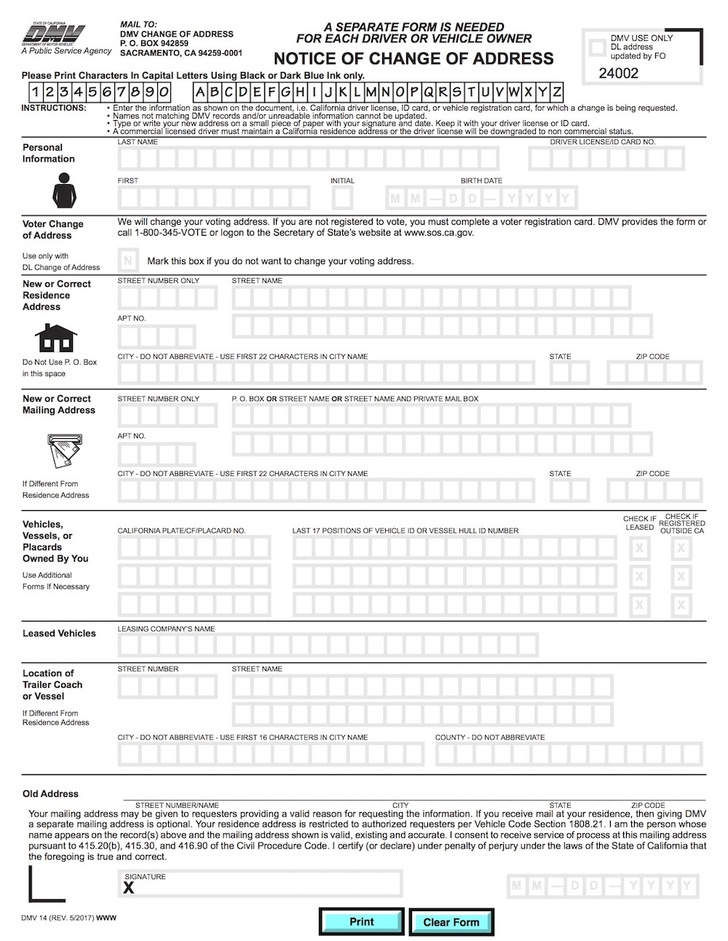
//> input picture x64/Debug/form.jpg, 728 x 941 px, shrunk from 1000 x 1293 before the run
$ ./align   (built with g++ and OpenCV 4)
//> lines starting //> are read from the running program, lines starting //| are printed output that depends on the picture
#include <opencv2/opencv.hpp>
#include <opencv2/xfeatures2d.hpp>
#include <opencv2/features2d.hpp>
#include <opencv2/highgui/highgui.hpp>
#include <opencv2/imgproc/imgproc.hpp>


#define CV_BGR2GRAY cv::COLOR_BGRA2GRAY
using namespace std;
using namespace cv;


const int MAX_FEATURES = 500;
const float GOOD_MATCH_PERCENT = 0.15f;


void alignImages(Mat &im1, Mat &im2, Mat &im1Reg, Mat &h)

{

  // Convert images to grayscale
  Mat im1Gray, im2Gray;
  cvtColor(im1, im1Gray, CV_BGR2GRAY);
  cvtColor(im2, im2Gray, CV_BGR2GRAY);

  // Variables to store keypoints and descriptors
  std::vector<KeyPoint> keypoints1, keypoints2;
  Mat descriptors1, descriptors2;

  // Detect ORB features and compute descriptors.
  Ptr<Feature2D> orb = ORB::create(MAX_FEATURES);
  orb->detectAndCompute(im1Gray, Mat(), keypoints1, descriptors1);
  orb->detectAndCompute(im2Gray, Mat(), keypoints2, descriptors2);

  // Match features.
  std::vector<DMatch> matches;
  Ptr<DescriptorMatcher> matcher = DescriptorMatcher::create("BruteForce-Hamming");
  matcher->match(descriptors1, descriptors2, matches, Mat());

  // Sort matches by score
  std::sort(matches.begin(), matches.end());

  // Remove not so good matches
  const int numGoodMatches = matches.size() * GOOD_MATCH_PERCENT;
  matches.erase(matches.begin()+numGoodMatches, matches.end());


  // Draw top matches
  Mat imMatches;
  drawMatches(im1, keypoints1, im2, keypoints2, matches, imMatches);
  imwrite("matches.jpg", imMatches);


  // Extract location of good matches
  std::vector<Point2f> points1, points2;

  for( size_t i = 0; i < matches.size(); i++ )
  {
    points1.push_back( keypoints1[ matches[i].queryIdx ].pt );
    points2.push_back( keypoints2[ matches[i].trainIdx ].pt );
  }

  // Find homography
  h = findHomography( points1, points2, RANSAC );

  // Use homography to warp image
  warpPerspective(im1, im1Reg, h, im2.size());

}


int main(int argc, char **argv)
{
  // Read reference image
  string refFilename("form.jpg");
  cout << "Reading reference image : " << refFilename << endl;
  Mat imReference = imread(refFilename);
//> imReference is the input picture: 941 rows x 728 cols, CV_8UC3; mean B, G, R 237.2, 237.3, 237


  // Read image to be aligned
  string imFilename("scanned-form.jpg");
  cout << "Reading image to align : " << imFilename << endl;
  Mat im = imread(imFilename);
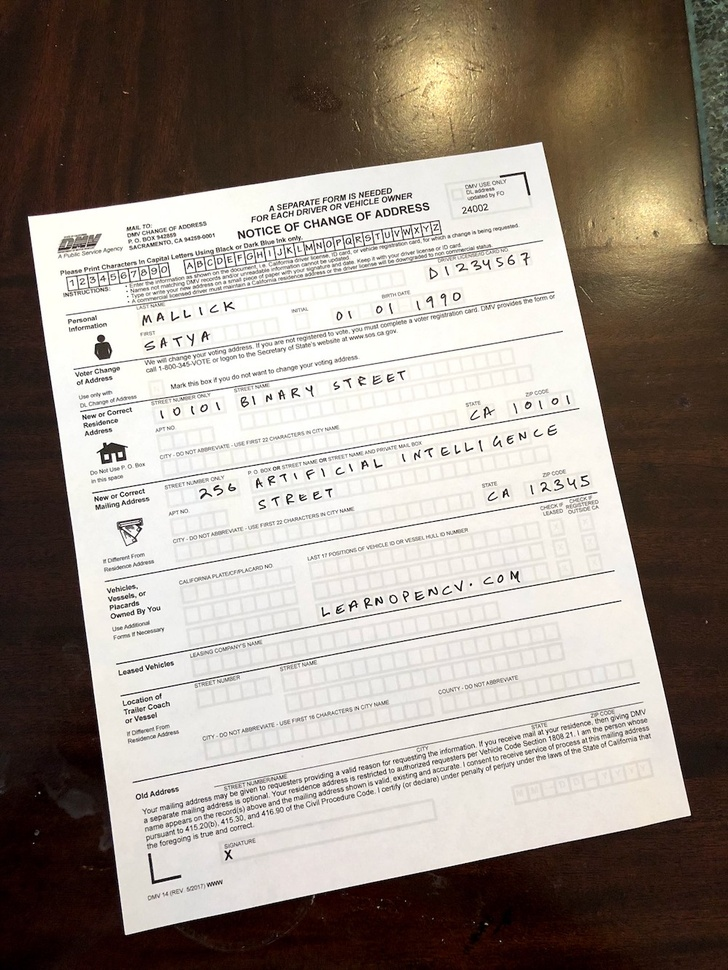
//> input picture x64/Debug/scanned-form.jpg, 728 x 970 px, shrunk from 1000 x 1333 before the run
//> im is the input picture: 970 rows x 728 cols, CV_8UC3; mean B, G, R 135.9, 144.8, 154.5


  // Registered image will be resotred in imReg.
  // The estimated homography will be stored in h.
  Mat imReg, h;

  // Align images
  cout << "Aligning images ..." << endl;
  alignImages(im, imReference, imReg, h);
//> in alignImages, `cvtColor(im1, im1Gray, CV_BGR2GRAY);`:
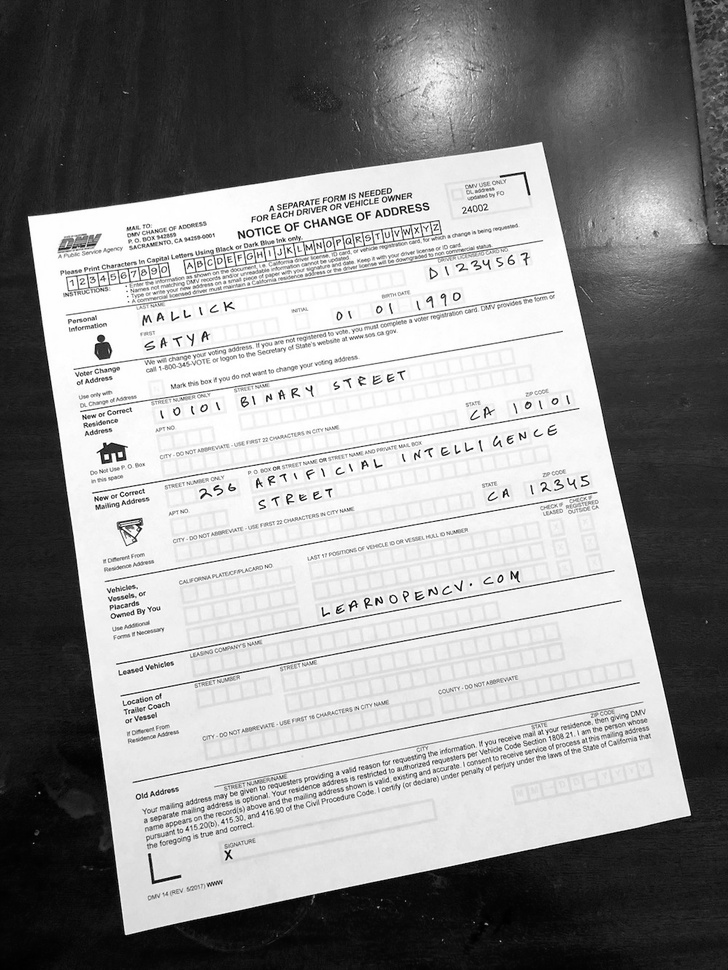
//> im1Gray: 970 rows x 728 cols, CV_8UC1; min 0, max 255, mean 146.7
//> in alignImages, `orb->detectAndCompute(im1Gray, Mat(), keypoints1, descriptors1);`: keypoints1 = 500 keypoints; strongest (x, y, size): (429, 590, 31), (582, 477, 31), (353, 601, 31), (285, 226, 31)
//> in alignImages, `orb->detectAndCompute(im2Gray, Mat(), keypoints2, descriptors2);`: keypoints2 = 500 keypoints; strongest (x, y, size): (360, 58, 31), (356, 53, 31), (292, 56, 37.2), (378, 61, 31)
//> in alignImages, `matcher->match(descriptors1, descriptors2, matches, Mat());`: matches = 500 matches
//> in alignImages, `const int numGoodMatches = matches.size() * GOOD_MATCH_PERCENT;`: numGoodMatches = 75
//> in alignImages, `matches.erase(matches.begin()+numGoodMatches, matches.end());`: matches = 75 matches
//> in alignImages, `drawMatches(im1, keypoints1, im2, keypoints2, matches, imMatches);`:
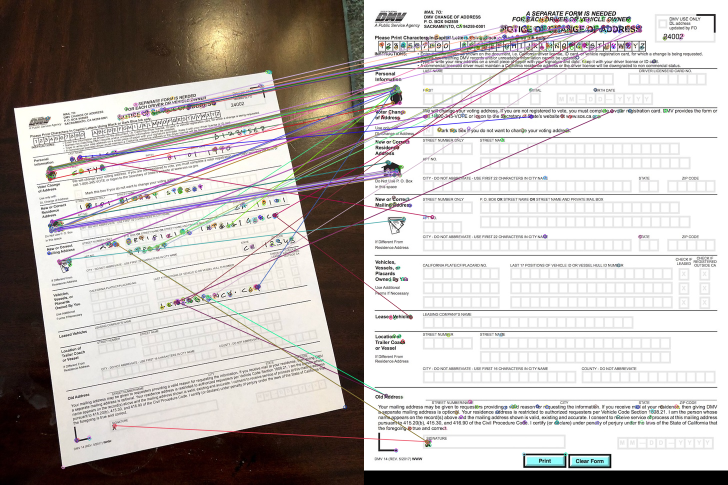
//> imMatches: 970 rows x 1456 cols, CV_8UC3 (shown at 1/2 size); mean B, G, R 180.7, 183.8, 189.5
//> the loop in alignImages, `for( size_t i = 0; i < matches.size(); i++ )` made 75 passes
//> after the loop in alignImages, `for( size_t i = 0; i < matches.size(); i++ )`: points1 = 75 Points (x, y), first 12: [97.2, 337.2], [99.6, 334.8], [123.8, 457.9], [124.8, 458.4], [103.2, 337.2], [119.5, 455], [96.48, 341.3], [120, 454.8], [244, 237], [104, 443], [125, 459], [99.36, 335.5]; points2 = 75 Points (x, y), first 12: [58.75, 176.3], [62.21, 172.8], [70.5, 348.4], [70.56, 349.9], [67.39, 176.3], [64.28, 342.1], [57.02, 181.4], [65.66, 343.9], [282.2, 61.92], [47.52, 324], [70.56, 349.9], [62.21, 172.8]
//> in alignImages, `h = findHomography( points1, points2, RANSAC );`: h = [[1.42, -0.199, -7.64], [0.229, 1.58, -364.2], [-0.000103, 0.000258, 1]]
//> in alignImages, `warpPerspective(im1, im1Reg, h, im2.size());`:
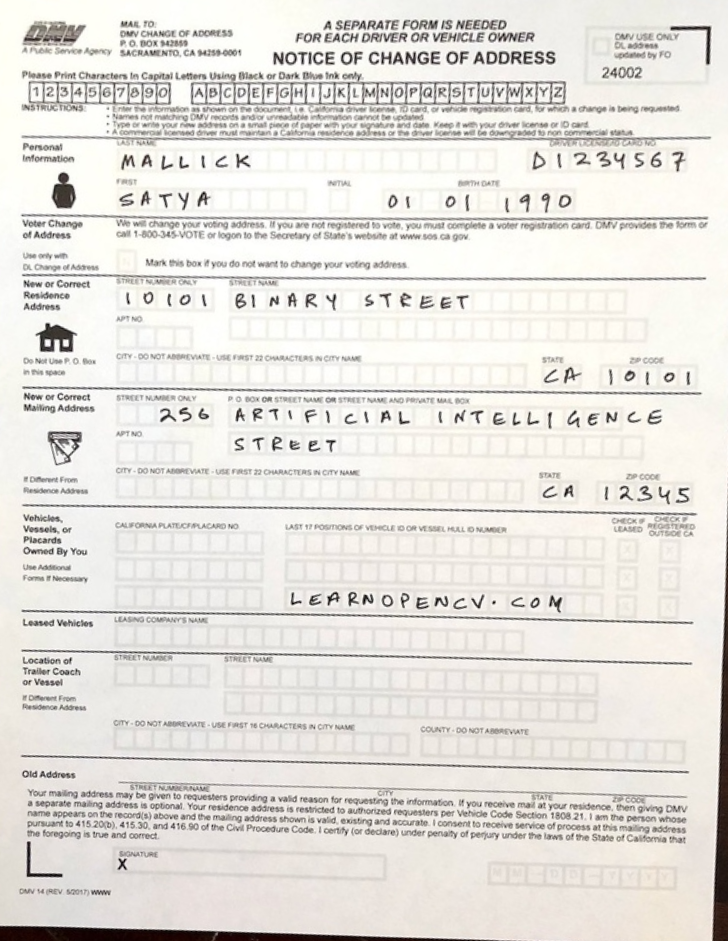
//> im1Reg: 941 rows x 728 cols, CV_8UC3; mean B, G, R 220.8, 225.7, 228.6

  // Write aligned image to disk.
  string outFilename("aligned.jpg");
  cout << "Saving aligned image : " << outFilename << endl;
  imwrite(outFilename, imReg);

  // Print estimated homography
  cout << "Estimated homography : \n" << h << endl;
//| Estimated homography :
//| [1.41928441022537, -0.1987002626629224, -7.638307855711884;
//|  0.2290578385485351, 1.575118389547685, -364.2352624460038;
//|  -0.0001031953702474994, 0.0002581399909623422, 1]

}
